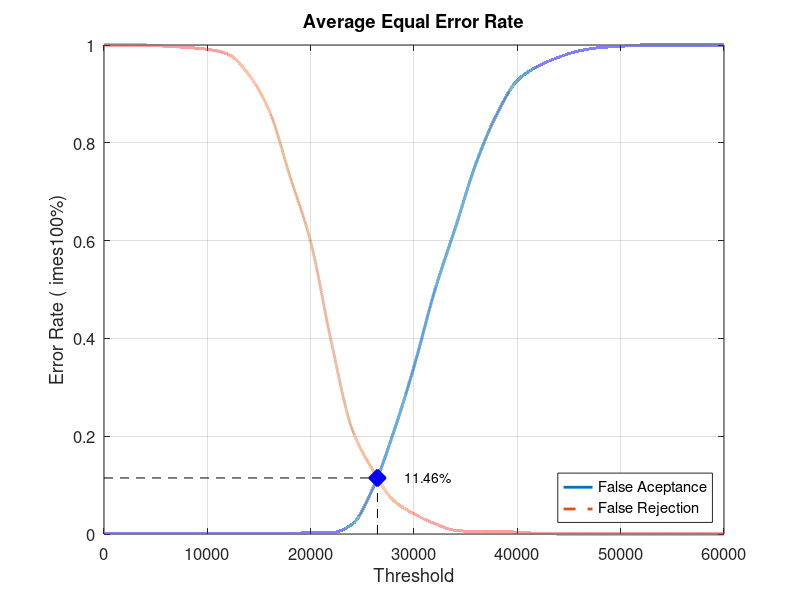
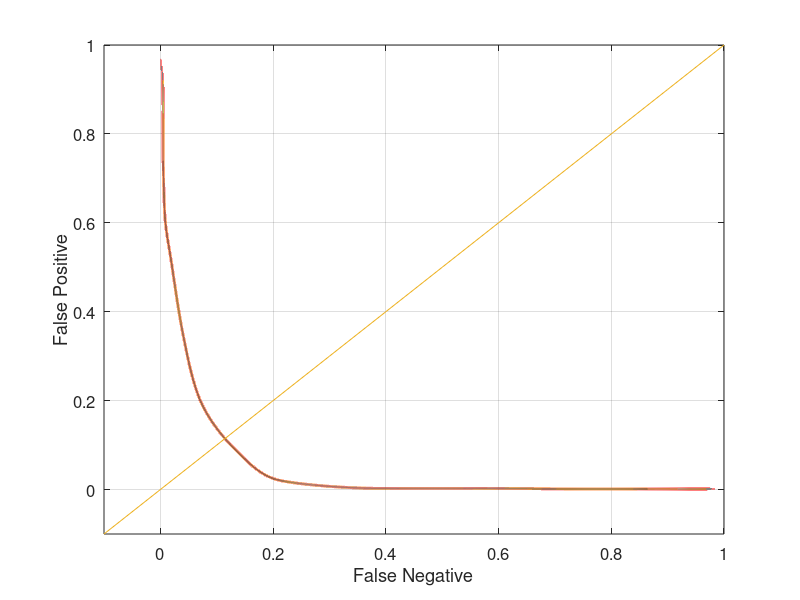

Write the MATLAB code that produced these figures, in order.
close all;
clear;
clc;
x = 0:2000:60000;
xq = 0:0.5:60000;

y0 = [0 0.00131579 0.00131579 0.00131579 0.00131579 0.00131579 0.00131579 0.00131579 0.00131579 0.00131579 0.00263158 0.00263158 0.0197368 0.0921053 0.206579 0.342105 0.497368 0.626316 0.757895 0.857895 0.927632 0.956579 0.975 0.988158 0.994737 0.997368 1 1 1 1 1]
yy0 = interp1(x, y0, xq, 'pchip');
y1 = [1 1 1 0.9975 0.995 0.99125 0.98125 0.94 0.865 0.73125 0.5975 0.3925 0.215 0.13125 0.06875 0.04125 0.02125 0.0075 0.005 0.005 0.00375 0.00125 0 0 0 0 0 0 0 0 0]
yy1 = interp1(x, y1, xq, 'pchip');

% Calculating EER: 
y2 = abs(y0 - y1);
find(y2 == min(y2))
yy2 = abs(yy0 - yy1);
xEER = find(yy2 == min(yy2));
xEERIndex = xq(xEER) % X-axis EER
yEER = yy0(xEER) % Y-axis EER

main = figure
plot(xq, yy0,'-','LineWidth', 2);	hold on
plot(xq, yy1,'--','LineWidth', 2);	hold on
plot([xEERIndex xEERIndex], [0 yEER], 'k--');	hold on
plot([0 xEERIndex], [yEER yEER], 'k--');	hold on
plot(xEERIndex, yEER, 'bx', 'LineWidth', 10);	hold on
text(xEERIndex + 10 * xEERIndex / 100, yEER, [num2str(round((10000 * yEER)) / 100) '%'])
legend('False Aceptance', 'False Rejection', 'Location', 'SouthEast')
xlabel('Threshold')
ylabel('Error Rate (	imes100%)')
title('Average Equal Error Rate')
set(gca, 'FontSize', 12)
axis([0 60000 0 1])
grid on

print(main, 'Experiment1AverageMain', '-dpng');
FNRxFPR = figure('Color', [1 1 1]);
plot(yy1, yy0, '-', yy1, yy0, 'LineWidth', 2);
hold on
y = -0.1:0.1:1
plot(y, y); 
set(gca, 'FontSize', 12)
xlabel('False Negative')
ylabel('False Positive')
axis([-0.1 1 -0.1 1])
set(gca, 'FontSize', 12)
grid on

print(FNRxFPR, 'Experiment1AverageFNRxFPR','-dpng');
